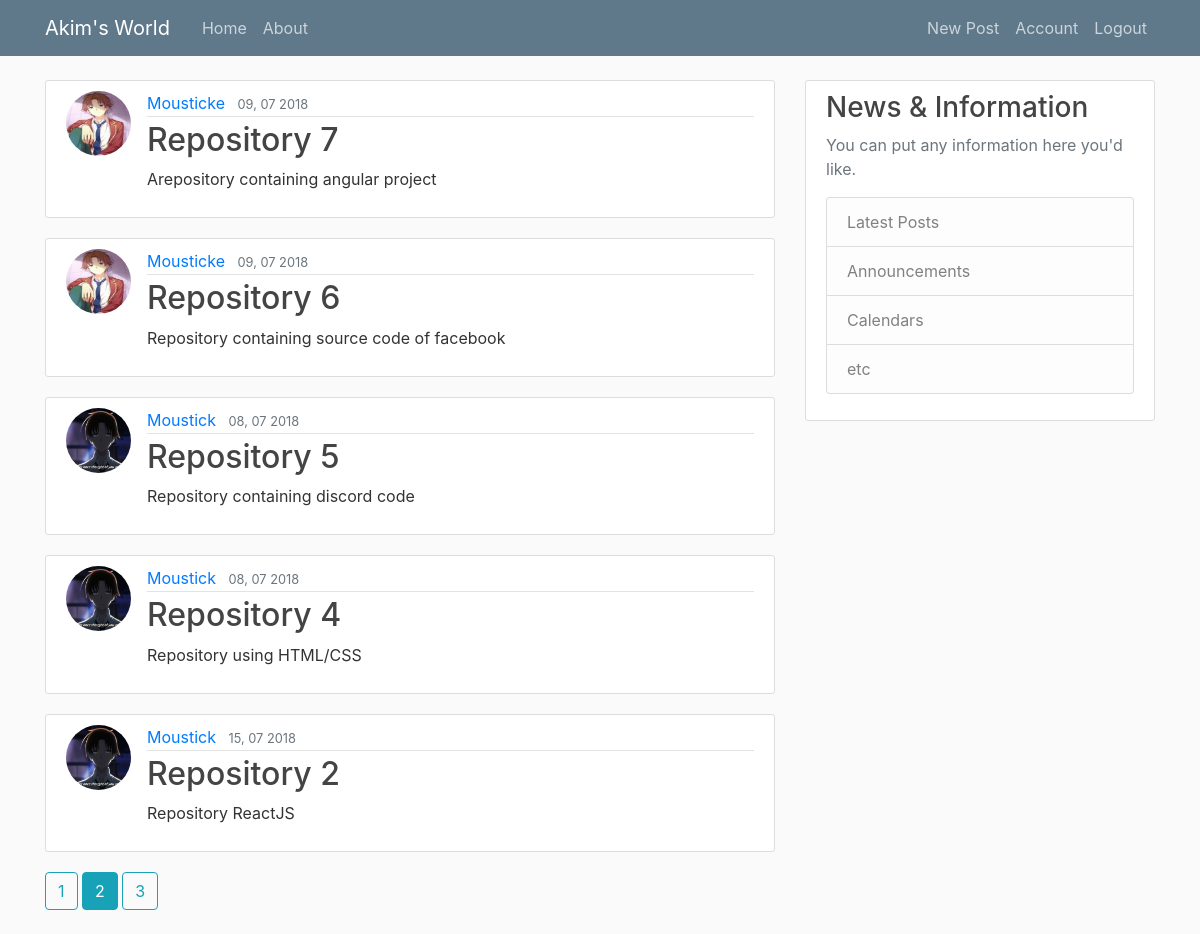
/home?page=2 (signed in), run on the app's committed database.
### flaskwebapp/models.py (models this page shows, shortened)
class Post(db.Model):
    id = db.Column(db.Integer, primary_key=True)
    title = db.Column(db.String(100), nullable=False)
    date_posted = db.Column(db.DateTime, nullable=False, default=datetime.utcnow)
    content = db.Column(db.Text, nullable=False)
    user_id =  db.Column(db.Integer, db.ForeignKey('user.id'), nullable=False)

class User(db.Model, UserMixin):
    id = db.Column(db.Integer, primary_key=True)
    username = db.Column(db.String(20), unique=True, nullable=False)
    email = db.Column(db.String(120), unique=True, nullable=False)
    image_file = db.Column(db.String(20), nullable=False, default='default.jpg')
    password = db.Column(db.String(60), nullable=False)
    posts = db.relationship('Post', backref='author', lazy=True)

### flaskwebapp/main/routes.py (the view)
@main.route('/')
@main.route('/home')
def home():
    page = request.args.get('page', 1, type=int)
    posts = Post.query.order_by(Post.date_posted.desc()).paginate(page=page, per_page=5)
    return render_template('home.html', home_posts=posts)

### flaskwebapp/models.py (called while the page is built)
@login_manager.user_loader
def load_user(user_id):
    return User.query.get(int(user_id))

### flaskwebapp/templates/home.html
{% extends "layout.html" %}
{% block content %}
    {% for post in home_posts.items %}
        <article class="media content-section">
            <img class="rounded-circle article-img" src="{{ url_for('static', filename='profile_pics/' + post.author.image_file) }}" alt="">
            <div class="media-body">
                <div class="article-metadata">
                    <a class="mr-2" href="{{ url_for('users.user_posts', username=post.author.username) }}">{{ post.author.username }}</a>
                    <small class="text-muted">{{ post.date_posted.strftime('%M, %d %Y') }}</small>
                </div>
                <h2><a class="article-title" href="{{ url_for('posts.post', post_id=post.id ) }}">{{ post.title }}</a></h2>
                <p class="article-content">{{ post.content }}</p>
            </div>
        </article>
    {% endfor %}
    {% for page_num in home_posts.iter_pages(left_edge=1, right_edge=1, left_current=1, right_current=2)  %}
        {% if page_num %}
            {% if home_posts.page == page_num %}
                <a class="btn btn-info mb-4" href="{{ url_for('main.home', page=page_num) }}">{{ page_num }}</a>
            {% else %}
                <a class="btn btn-outline-info mb-4" href="{{ url_for('main.home', page=page_num) }}">{{ page_num }}</a>
            {% endif %}
        {% else %}
            ...
        {% endif %}
    {% endfor %}
{% endblock content %}

### flaskwebapp/static/main.css (style rules this page uses)
body { background: #fafafa; color: #333333; margin-top: 5rem; }
h1, h2, h3, h4, h5, h6 { color: #444444; }
.content-section { background: #ffffff; padding: 10px 20px; border: 1px solid #dddddd; border-radius: 3px; margin-bottom: 20px; }
.article-title { color: #444444; }
.article-content { white-space: pre-line; }
.article-img { height: 65px; width: 65px; margin-right: 16px; }
.article-metadata { padding-bottom: 1px; margin-bottom: 4px; border-bottom: 1px solid #e3e3e3 }

### data on the page
Post: image_file (picture), author.username "Mousticke", date_posted "09, 07 2018", title "Repository 7", content "Arepository containing angular project"
Post: image_file (picture), author.username "Mousticke", date_posted "09, 07 2018", title "Repository 6", content "Repository containing source code of facebook"
Post: image_file (picture), author.username "Moustick", date_posted "08, 07 2018", title "Repository 5", content "Repository containing discord code"
Post: image_file (picture), author.username "Moustick", date_posted "08, 07 2018", title "Repository 4", content "Repository using HTML/CSS"
Post: image_file (picture), author.username "Moustick", date_posted "15, 07 2018", title "Repository 2", content "Repository ReactJS"

### other printed values
{{ page_num }} "1" "3"
{{ page_num }} "2"
